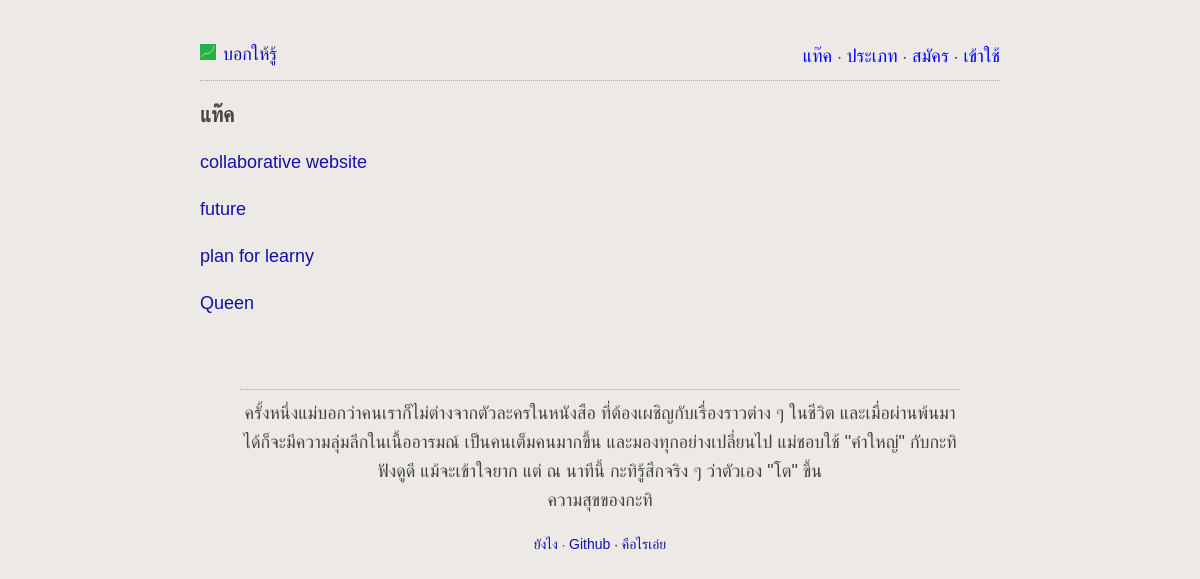
The page /browse_by_tag.php on the database as committed earlier.
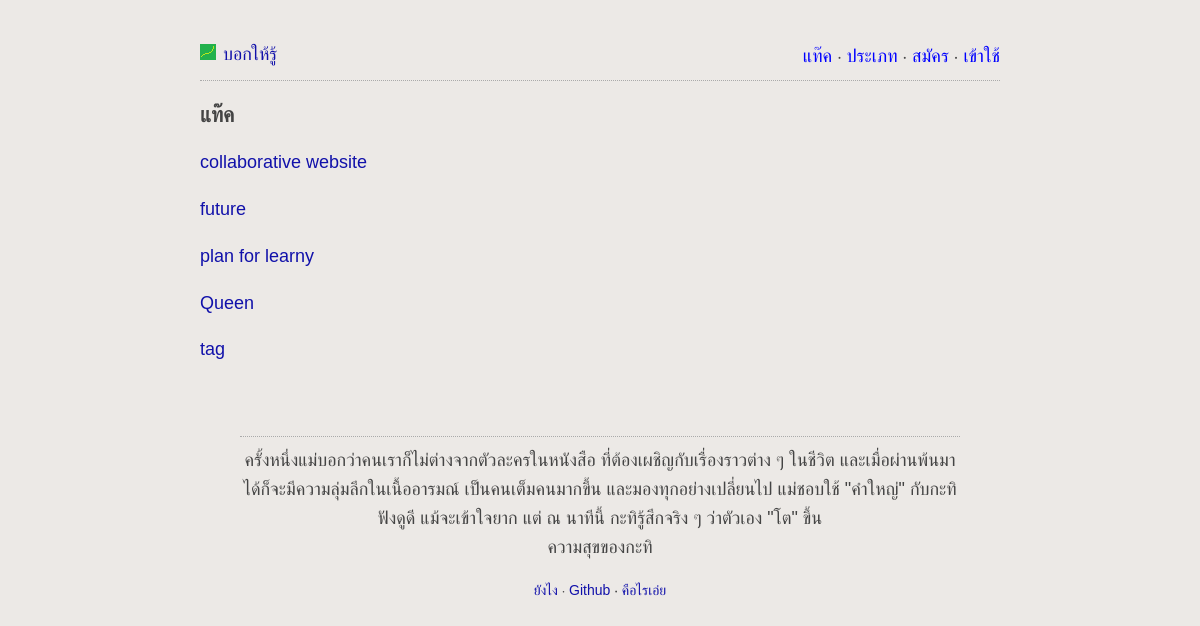
The same page on the database as committed later.
### tables this page shows
CREATE TABLE IF NOT EXISTS `tags` (
  `id` int(11) NOT NULL AUTO_INCREMENT,
  `name` varchar(255) NOT NULL,
  PRIMARY KEY (`id`),
  UNIQUE KEY `name` (`name`)
);

### languages/lang.th.php (called while the page is built)
<?php
	$lang['learny'] = "บอกให้รู้";
	$lang['register'] = "สมัคร";
	$lang['login'] = "เข้าใช้";
	$lang['email'] = "อีเมล์";
	$lang['username'] = "ชื่อผู้ใช้";
	$lang['password'] = "พาสเวิร์ด";
	$lang['tags'] = "แท๊ค";
	$lang['types'] = "ประเภท";
	$lang['create'] = "สร้าง";
	$lang['Create'] = "สร้าง";
	$lang['how-to'] = "ยังไง";
	$lang['about'] = "คือไรเอ่ย";
	$lang['edit-post'] = "แก้ไข";
	$lang['delete'] = "ลบ";
	$lang['comment'] = "แสดงความคิดเห็น";
	$lang['submit'] = "ส่ง";
	$lang['login-submit'] = "เข้าใช้";
	$lang['new-posts'] = "โพสมาใหม่";
	$lang['publish'] = "บอกให้โลกรู้";
	$lang['save-draft'] = "เก็บไว้ก่อน";
	$lang['profile'] = "โพรไฟล์";
	$lang['your-posts'] = "โพสของคุณ";
	$lang['since'] = "สมัครเมื่อ";
	$lang['account'] = "บัญชี";
	$lang['change-email'] = "เปลี่ยนอีเมล์";
	$lang['change-password'] = "เปลี่ยนพาสเวิร์ด";
	$lang['logout'] = "ออกจากระบบ";
	$lang['draft'] = "เก็บไว้ก่อน";
	$lang['forgot-password'] = "ลืมพาสเวิร์ด";
	$lang['submit-forgot-password'] = "ส่งอีเมล์รีเซ็ตพาสเวิร์ด";
	$lang['set-new-password'] = "ตั้งรหัสใหม่";
?>

### lib/tagClass.php (called while the page is built, shortened)
<?php
class tagClass{
	public function fetchTags(){
		try{
			$db = getDB();
			$stmt = $db->prepare("SELECT name FROM tags");
			$stmt->execute();
			$data = $stmt->fetchAll(PDO::FETCH_OBJ);
			return $data;
		}
		catch(PDOException $e){
			echo '{"error":{"text":'. $e->getMessage() .'}}';
		}
	}
}
?>

### browse_by_tag.php (the view, shortened to what this page needs)
<?php
	require('lib/tagClass.php');
	$tagClass = new tagClass();
	$tags = $tagClass->fetchTags();
?>
<html>
	<head>
		<?php include 'partials/header.php' ?>
	</head>
	<body>
		<div id="content">
			<?php include 'partials/top_menu.php' ?>
			<header>
				<h3><?php echo $lang['tags']; ?></h3>
			</header>
			<?php
				foreach($tags as $tag){
					echo "<p><a href='tag.php?name=$tag->name'>$tag->name</a></p>";
				}
			?>
			<?php include 'partials/quote_block.php' ?>
			<?php include 'partials/footer.php' ?>
		</div>
	</body>
</html>

Rows that differ between the two databases and show on the page:
added tags: name "tag"
